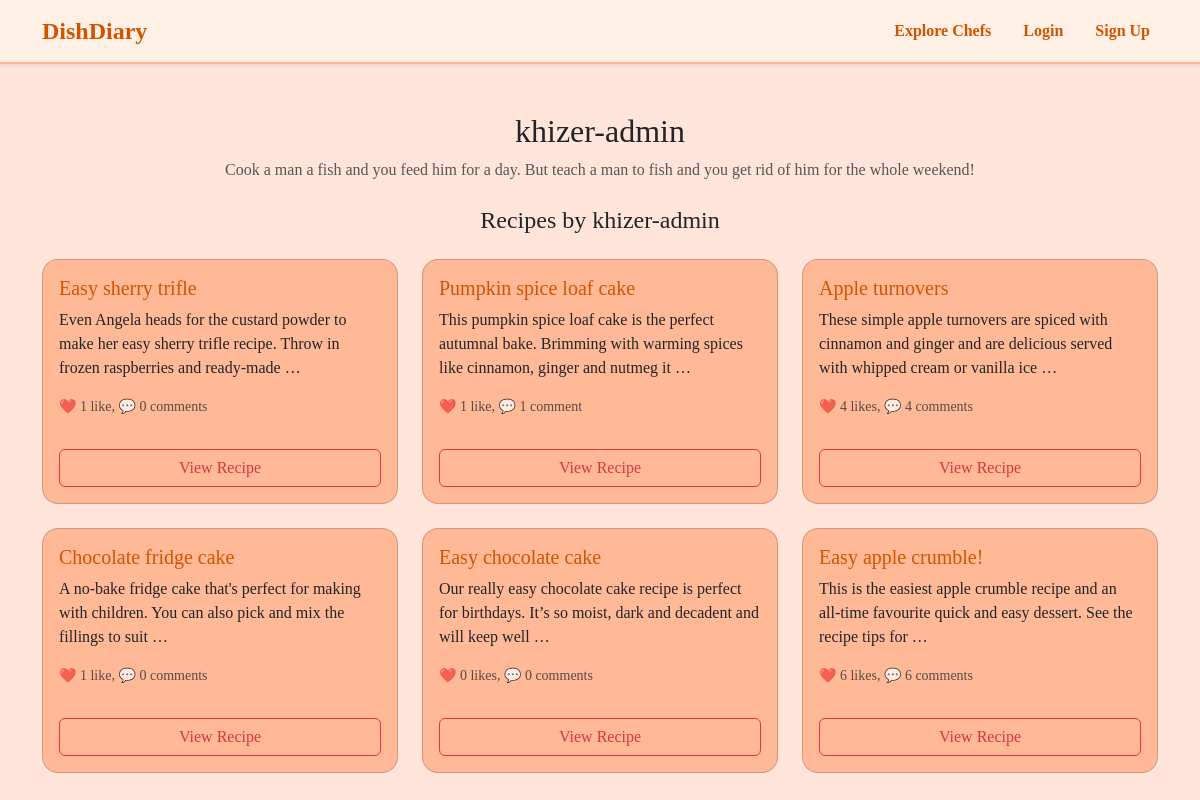
Screenshot of /user/khizer-admin/ with the database file from the repository.
### recipes/models.py (models this page shows, shortened)
class Profile(models.Model):
    user = models.OneToOneField(User, on_delete=models.CASCADE)
    bio = models.TextField(blank=True)

class Recipe(models.Model):
    title = models.CharField(max_length=200)
    slug = models.SlugField(unique=True, blank=True)
    author = models.ForeignKey(User, on_delete=models.CASCADE)
    summary = models.CharField(max_length=300, blank=True)
    ingredients = models.TextField()
    steps = models.TextField()
    created_at = models.DateTimeField(auto_now_add=True)
    updated_at = models.DateTimeField(auto_now=True)

### recipes/views.py (the view)
# urls.py: path("user/<str:username>/", views.user_profile, name="user_profile"),
def user_profile(request, username):
    user_obj = get_object_or_404(User, username=username)
    recipes = Recipe.objects.filter(author=user_obj).annotate(
        comment_count=Count('comments'),
        like_count=Count('likes')
    ).order_by('-created_at')
    return render(request, 'recipes/user_profile.html', {
        'profile_user': user_obj,
        'recipes': recipes
    })

### recipes/templates/recipes/user_profile.html (shortened to what this page needs)
<!DOCTYPE html>
<html lang="en">
<head>
  <link href="https://cdn.jsdelivr.net/npm/bootstrap@5.3.2/dist/css/bootstrap.min.css" rel="stylesheet" />
</head>
{% include 'recipes/navbar.html' %}
<body style="background-color: #ffe5d9; font-family: Georgia, serif;">
  <div class="container mt-5">
    <div class="text-center mb-4">
      <h2>{{ profile_user.username }}</h2>
      <p class="text-muted">{{ profile_user.profile.bio }}</p>
    </div>
    <h4 class="text-center mb-4">Recipes by {{ profile_user.username }}</h4>
    <div class="row">
      {% for recipe in recipes %}
        <div class="col-md-6 col-lg-4 mb-4">
          <div class="card h-100" style="background-color: #ffb997; border-radius: 16px;">
            <div class="card-body d-flex flex-column justify-content-between">
              <div>
                <h5 class="card-title" style="color: #d35400;">{{ recipe.title }}</h5>
                <p class="card-text">{{ recipe.summary|truncatewords:20 }}</p>
                <p class="text-muted small mt-2">
                  ❤️ {{ recipe.like_count }} like{{ recipe.like_count|pluralize }},
                  💬 {{ recipe.comment_count }} comment{{ recipe.comment_count|pluralize }}
                </p>
              </div>
              <a href="{% url 'recipes:recipe_detail' slug=recipe.slug %}" class="btn btn-outline-danger mt-3">View Recipe</a>
            </div>
          </div>
        </div>
      {% empty %}
        <div class="col-12">
          <p class="text-muted text-center">{{ profile_user.username }} hasn't posted any recipes yet.</p>
        </div>
      {% endfor %}
    </div>
  </div>
</body>
</html>

### rows the page displays
Recipe: title "Easy sherry trifle", summary "Even Angela heads for the custard powder to make her easy sherry trifle recipe. Throw in frozen raspberries and ready-made …", like_count "1", comment_count "0"
Recipe: title "Pumpkin spice loaf cake", summary "This pumpkin spice loaf cake is the perfect autumnal bake. Brimming with warming spices like cinnamon, ginger and nutmeg it …", like_count "1", comment_count "1"
Recipe: title "Apple turnovers", summary "These simple apple turnovers are spiced with cinnamon and ginger and are delicious served with whipped cream or vanilla ice …", like_count "4", comment_count "4"
Recipe: title "Chocolate fridge cake", summary "A no-bake fridge cake that's perfect for making with children. You can also pick and mix the fillings to suit …", like_count "1", comment_count "0"
Recipe: title "Easy chocolate cake", summary "Our really easy chocolate cake recipe is perfect for birthdays. It’s so moist, dark and decadent and will keep well …", like_count "0", comment_count "0"
Recipe: title "Easy apple crumble!", summary "This is the easiest apple crumble recipe and an all-time favourite quick and easy dessert. See the recipe tips for …", like_count "6", comment_count "6"

### other values shown
{{ profile_user.username }} "khizer-admin"
{{ profile_user.profile.bio }} "Cook a man a fish and you feed him for a day. But teach a man to fish and you get rid of him for the whole weekend!"
